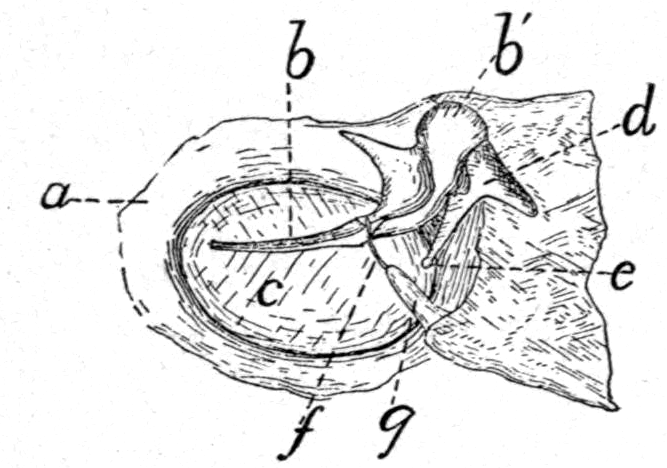
#> input picture images/smysly/eardrum.webp, 667 x 468 px
$ python build170.py
#> lines starting #> are read from the running program, lines starting #| are printed output that depends on the picture
### tools/hotspots/smysly/shapes.py
# Shared by build*.py: turns the hotspot shapes into plain polygon lists for data/hotspots-kostra.js.
# Shapes are simplified, snapped to a 0.1 px grid and cut against the ones already placed (in priority
# order), so neighbouring hotspots never overlap after rounding. The atlas draws plain polygons,
# so a ring-shaped part is cut through each hole.
import shapely
from shapely.geometry import Polygon, LineString
from shapely.ops import split

GRID = 0.1
def _polys(g):
    if g.is_empty: return []
    if g.geom_type == "Polygon": return [g]
    return [q for p in getattr(g, "geoms", []) for q in _polys(p)]

def _dehole(p):
    if not p.interiors: return [p]
    cx, cy = p.interiors[0].centroid.coords[0]; x0, y0, x1, y1 = p.bounds
    return [q for g in split(p, LineString([(x0 - 1, cy), (x1 + 1, cy)])).geoms for q in _dehole(g)]

def finalize(shapes, order, tol=0.8, min_area=80):
    out = {}; taken = Polygon()
    for k in order:
        g = shapely.set_precision(shapes[k].simplify(tol).buffer(0), GRID)
        g = shapely.set_precision(g.difference(taken), GRID)
        g = shapely.set_precision(g.buffer(-0.3, join_style=2).buffer(0.3, join_style=2).intersection(g), GRID)   # open pinch points
        pieces = [shapely.set_precision(q, GRID) for p in _polys(g) for q in _dehole(p)]
        rings = []
        for q in pieces:
            for f in _polys(q):
                if f.area <= min_area: continue
                rings.append([[round(x, 1), round(y, 1)] for x, y in list(f.exterior.coords)[:-1]])
        out[k] = rings
        taken = shapely.set_precision(shapely.union_all([taken, g]), GRID)
    # second pass on the final outlines: later items give way to earlier ones
    placed = Polygon(); final = {}
    for k in order:
        rings = []
        for r in out[k]:
            for f in _polys(Polygon(r).difference(placed.buffer(0.15, join_style=2))):   # 0.15 px gap: no slivers after rounding
                if f.area <= min_area: continue
                rr = [[round(x, 1), round(y, 1)] for x, y in list(f.exterior.coords)[:-1]]
                if Polygon(rr).is_valid: rings.append(rr)
        final[k] = rings
        placed = shapely.union_all([placed] + [Polygon(r) for r in rings])
    return final

### tools/hotspots/smysly/build170.py
# Fig. 170 (tympanic membrane from the inner side, images/smysly/eardrum.webp): hotspots for the
# Pro zvídavé part of the Ucho tab. Legend (1901): a bony ring, b/b' malleus, c tympanic membrane, d incus,
# e lenticular process, f chorda tympani, g its cartilaginous support.
# Only the parts the letters b, b', c, d point to get a hotspot; the striated piece below the malleus head
# (between e and g) stays without one. Traced by hand. Overlay check: ov170.png.
import os, json
from PIL import Image, ImageDraw
from shapely.geometry import Polygon, LineString
from shapely.ops import unary_union
HERE = os.path.dirname(os.path.abspath(__file__))
ROOT = os.path.abspath(os.path.join(HERE, "..", "..", ".."))
IMG = os.path.join(ROOT, "images/smysly/eardrum.webp")
W, H = Image.open(IMG).size
#> W = 667; H = 468
P = lambda pts: Polygon(pts).buffer(0)
G = {}
G["kladivko"] = unary_union([
    P([(418, 140), (420, 112), (440, 100), (465, 100), (485, 115), (490, 140), (478, 158), (455, 162), (432, 160)]),   # head b'
    LineString([(212, 241), (300, 238), (372, 232), (412, 214), (425, 175), (430, 150)]).buffer(9),                    # handle b and neck
    P([(342, 133), (380, 136), (420, 142), (420, 158), (400, 152), (360, 148)])])                                         # anterior process
G["kovadlinka"] = P([(470, 140), (492, 142), (505, 160), (525, 185), (540, 205), (545, 218), (530, 220), (510, 205), (492, 192), (470, 190), (458, 170)])
G["bubinek"] = P([(168, 222), (190, 190), (235, 172), (290, 168), (345, 175), (380, 195), (405, 235), (415, 285), (402, 322), (368, 345), (310, 357), (250, 352), (200, 333), (172, 298), (163, 258)])
order = ["kladivko", "kovadlinka", "bubinek"]
res = {}; taken = Polygon(); frame = Polygon([(0, 0), (W, 0), (W, H), (0, H)])
for k in order:
    g = G[k].intersection(frame).difference(taken); taken = unary_union([taken, g]); res[k] = g
#> after the loop, res = 3 items
from shapes import finalize
out = finalize(res, list(res), tol=1.0 if "95" in __file__ or "173" in __file__ else 0.8)
#> out = 3 items
json.dump(out, open(os.path.join(HERE, "hs170.json"), "w"))
im = Image.open(IMG).convert("RGBA"); ov = Image.new("RGBA", im.size); d = ImageDraw.Draw(ov)
#> after `ov = Image.new('RGBA', im.size)`: ov: PIL image 667x468 RGBA; every value is 0
cols = [(220, 40, 40), (40, 120, 220), (30, 160, 60)]
for i, (k, ps) in enumerate(out.items()):
    for p in ps: d.polygon([tuple(q) for q in p], fill=cols[i] + (70,), outline=cols[i] + (255,))
    print(k, len(ps), [round(Polygon(p).area) for p in ps])
#> this loop made 3 passes
#> k on passes 1 to 3: 'kladivko', 'kovadlinka', 'bubinek'
#| kladivko 2 [5704, 3742]
#| kovadlinka 1 [2802]
#| bubinek 1 [34740]
Image.alpha_composite(im, ov).save(os.path.join(HERE, "ov170.png"))
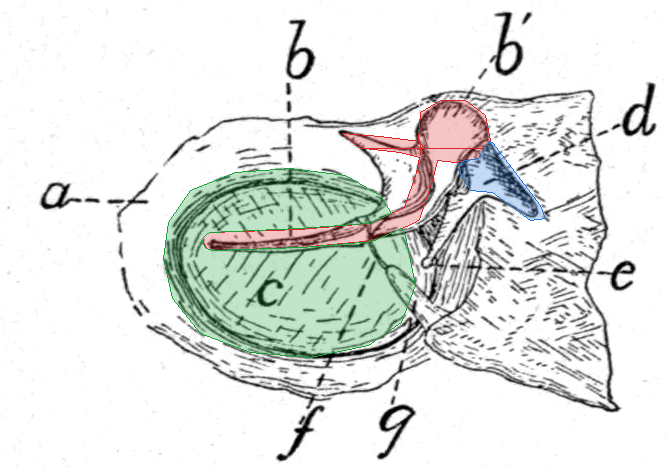
#> saved as ov170.png: PIL image 667x468 RGBA; mean R, G, B, A 226.3, 229.1, 226, 255

$ run again, with images/smysly/eye.webp copied over images/smysly/eardrum.webp
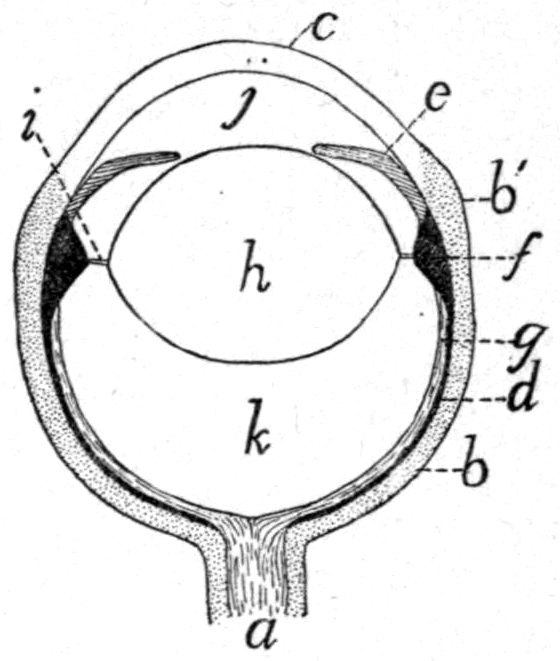
#> input picture images/smysly/eye.webp, 560 x 661 px
#> W = 560; H = 661
#> after the loop `for k in order:`: res = 3 items
#> ov: PIL image 560x661 RGBA; every value is 0
#> the loop `for i, (k, ps) in enumerate(out.items()):` made 3 passes
#> k on passes 1 to 3: 'kladivko', 'kovadlinka', 'bubinek'
#> (printed output is left out)
#> `Image.alpha_composite(im, ov).save(os.path.join(HERE, "ov170.png"))`:
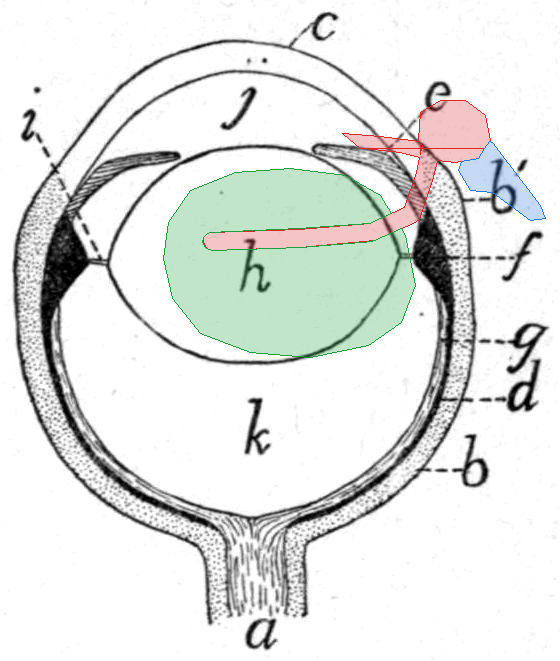
#> saved as ov170.png: PIL image 560x661 RGBA; mean R, G, B, A 226.4, 228.8, 226.2, 255

$ run again, with images/smysly/inner-ear.webp copied over images/smysly/eardrum.webp
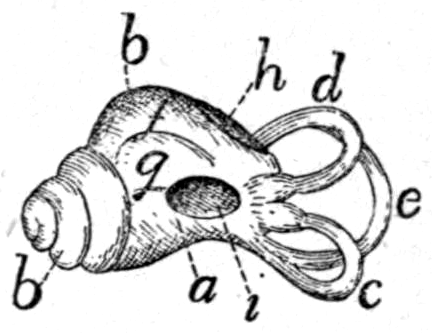
#> input picture images/smysly/inner-ear.webp, 432 x 333 px
#> W = 432; H = 333
#> after the loop `for k in order:`: res = 3 items
#> ov: PIL image 432x333 RGBA; every value is 0
#> the loop `for i, (k, ps) in enumerate(out.items()):` made 3 passes
#> k on passes 1, 3: 'kladivko', 'bubinek'
#> (printed output is left out)
#> `Image.alpha_composite(im, ov).save(os.path.join(HERE, "ov170.png"))`:
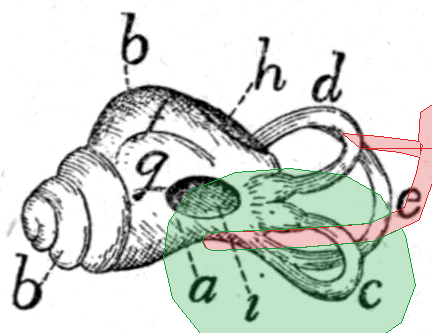
#> saved as ov170.png: PIL image 432x333 RGBA; mean R, G, B, A 210.2, 216.2, 209.5, 255

$ run again, with images/smysly/third-eyelid.webp copied over images/smysly/eardrum.webp
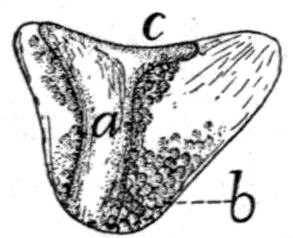
#> input picture images/smysly/third-eyelid.webp, 293 x 238 px
#> W = 293; H = 238
#> after the loop `for k in order:`: res = 3 items
#> ov: PIL image 293x238 RGBA; every value is 0
#> the loop `for i, (k, ps) in enumerate(out.items()):` made 3 passes
#> k on passes 1, 3: 'kladivko', 'bubinek'
#> (printed output is left out)
#> `Image.alpha_composite(im, ov).save(os.path.join(HERE, "ov170.png"))`:
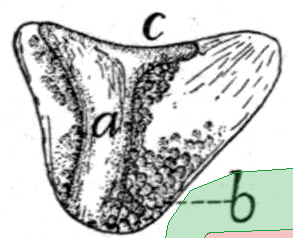
#> saved as ov170.png: PIL image 293x238 RGBA; mean R, G, B, A 200.1, 203.4, 200.5, 255
